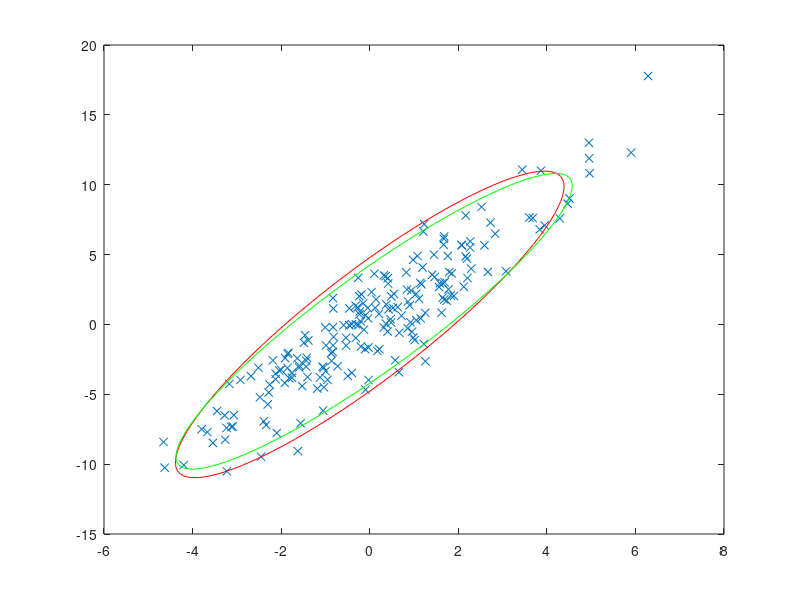

Reproduce this figure in MATLAB.
N = 200;
nb = 20;

sigma1 = 2;
sigma2 = 5;
rho = 0.9;

% Get covariance matrix
Cxy = sigma1*sigma2*rho;
C = [sigma1^2, Cxy; Cxy, sigma2^2];

% Generate N realizations
x = chol(C, 'lower')*randn(length(C), N);

% Estimate mean and variance
m = mean(x,2)
cv = cov(x')

% Plot realizations
figure(1);
plot(x(1,:), x(2,:), 'x')

% Plot 91% confidence ellipses - real covariance (red) vs. estimated one (green)
hold on;
P0 = 0.91;
theta = linspace(0, 2*pi, 100);
X = sqrt(-2*log(1-P0))*chol(C, 'lower')*[cos(theta); sin(theta)];
plot(X(1,:), X(2,:), 'r');

hold on;
X = sqrt(-2*log(1-P0))*chol(cv, 'lower')*[cos(theta); sin(theta)] + m*ones(1, length(theta));
plot(X(1,:), X(2,:), 'g');